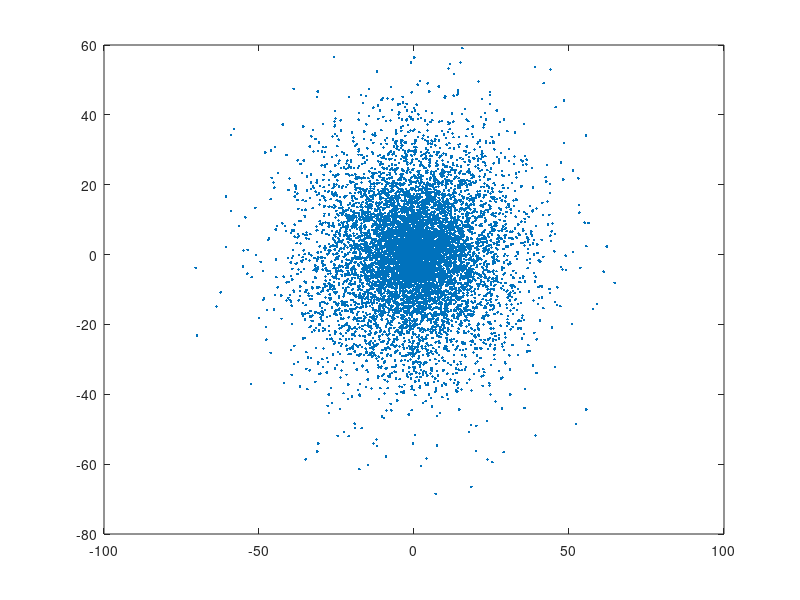

Write the MATLAB code that produced this figure. (Note: this script raises an error after producing the figure.)
  
 theta = 0 + 2*pi*rand(10000,1);  
 intens = normrnd(0,20,[10000,1]);
 x=zeros(10000,1);
 y=zeros(10000,1);

for i=1:length(x)
    x(i) = intens(i)*cos(theta(i));
    y(i) = intens(i)*sin(theta(i));
end
 
%amplitude and phase selection
minTheta = 0;
maxTheta = 0.5;
minInt = 10;
maxInt = 14;

hustheta =atan2(x,y);
thetaSel = find(hustheta < maxTheta & hustheta > minTheta &  sqrt(x.^2+y.^2)>minInt & sqrt(x.^2+y.^2)<maxInt);

% xsel=x(thetaSel);
% ysel=y(thetaSel);
intensSel=intens(thetaSel);
thetaSel=theta(thetaSel);

        plot(x,y,'.');
        hold on;
        plot(xsel,ysel,'.');
 
allPhases = 0:0.01:2*pi;
Int = mean(Int,1);




matrix=ones(length(position),length(Sel),length(allPhases));
matrix(1,1,:)=allPhases;
matrix(1,:,1)=thetaSel;
matrix(:,1,1)=position;

matrix=ones(length(position),length(Sel),length(allPhases));
matrix(1,1,:)=allPhases;
matrix(1,:,1)=thetaSel;
matrix(:,1,1)=position;
